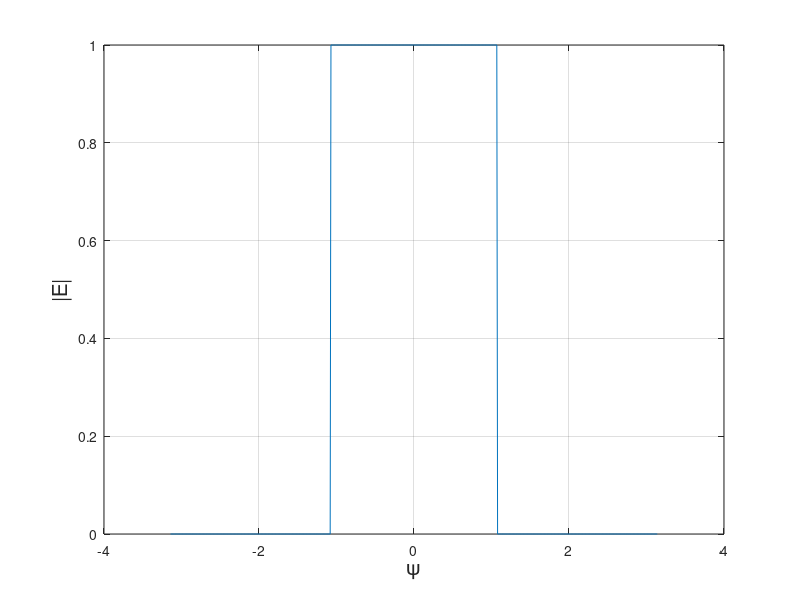

MATLAB code to generate this figure: (Note: this script raises an error after producing the figure.)
% Author: Luis Badesa

%%
clear all
close all
clc

%%
disp('Modify:')
disp('- a0: DC term of the Fourier series')
disp('- a(k): expression for sine coeffs')
disp('- b(k): expression for cosine coeffs')
disp('ALL OF THEM IN THE FIRST SECTION OF THE CODE, "Fourier coeffs"')
disp(' ')
disp('FIRST OF ALL:')
disp('Draw the desired frequency respone (first lines of code)')
disp(' ')

%% Desired response
x = -pi:0.01:pi;
y = (x>-1.0745).*(x<1.0745);
figure(1)
plot(x,y)
ylabel('|E|','fontsize',15)
xlabel('\psi','fontsize',15)
grid on
hold on

%% Array characteristics 
prompt = sprintf ('Type: broadside, end-fire array or none? \n(answer "broadside", "end_fire" or "none", as a string in MATLAB) \n');
array_type = input(prompt);
if  ~strcmp(array_type,'broadside') && ~strcmp(array_type,'end_fire') && ~strcmp(array_type,'none')
    error('Wrong type of array introduced.')
end

if  strcmp(array_type,'none')
    prompt = sprintf ('Insert the value of alpha. \n');
    alpha = input(prompt);
    if  ~isscalar(alpha) || (alpha>2*pi) || (alpha<-2*pi)
        error('Insert a value for alpha between -2\pi and 2\pi.')
    end
    
    prompt = sprintf ('What is the value of "d", separation between \neach antenna and the following one in the array? \n(insert a number in terms of lambda, \nEx: introducing 1/2 means d=lambda/2) \n');
    % If given kd, calculate d as d=kd/2*pi.
    d = input(prompt);
    if ~isscalar(d)
        error('Introduce a scalar for the value of "d"')
    end
    
    kd = 2*pi*d;
else
    prompt = sprintf ('What is the value of "d", separation between \neach antenna and the following one in the array? \n(insert a number in terms of lambda, \nEx: introducing 1/2 means d=lambda/2) \n');
    % If given kd or alpha, do this (see notes of lecture 18, page 4):
    % - If I am given the value of kd, calculate d as d=kd/2*pi.
    % - If I am given the value of alpha and it is different than 0, it means 
    %   that it is an end_fire array, then alpha=kd and d = alpha/2*pi.
    d = input(prompt);
    if ~isscalar(d)
        error('Introduce a scalar for the value of "d"')
    end
    
    kd = 2*pi*d;

    if  strcmp(array_type,'broadside')
        alpha = 0; % Because alpha = 0 for broadside (Lecture 18 notes, page 1)
    elseif strcmp(array_type,'end_fire')
        alpha = -kd; % Because alpha = -kd for end-fire (Lecture 18 notes, page 1)
    end
end

prompt = sprintf ('What is the number "n" of elements in the array? \n');
n = input(prompt);
if ~isscalar(n) || (n~=floor(n)) || n<=1 || (((n+1)/2)~=floor(((n+1)/2)))
    error('Introduce an odd integer scalar, bigger than 1, for the number of elements in the array (has to be odd because of the Fourier series procedure used)')
end
disp(' ')
disp('NOTE:')
disp('This it the total number of elements in the array, but some of them might not be energized.')

m = (n-1)/2; % m is the number of sine terms in the Fourier series (same as the number of cosine terms)

%% Fourier coeffs

a0=0.3420; % Insert the value for a0
for k=1:m
    a(k) = 1/(k*pi)*sin(k*1.0745); % Insert the expression for a_k
    b(k) = 0; % Insert the expression for b_k
end

%% Radiation pattern as a function of psi
psi = -pi:0.001:pi;
sum_coeff =0;
for k=1:m
    sum_coeff = sum_coeff + 2*(a(k)*cos(k*psi)-b(k)*sin(k*psi));
end

E = a0 + sum_coeff;

figure(1)
plot(psi,E)

% % Create the polynomial for the electric field E (see back of page 26 of my notes)
% for k=1:m
%     A(k) = a(m-k+1)-j*b(m-k+1);
% end
% for k=m+2:2*m+1
%     A(k) = a(k-m-1)+j*b(k-m-1);
% end
% A(m+1) = a0;
% 
% psi = -pi:0.001:pi;
% z = exp(j*psi);
% E = 0; % Initialize
% for k=1:m
%     E = E + A(k)*z.^(k-m-1);
% 
% end
% for k=m+2:2*m+1
%     E = E + A(k)*z.^(m-k+1);
% end
% E = E + A(m+1); % This is the z^0 term
% 
% E = abs(E);
%
% E = 1/pi*(-1/3*z.^(-3)+z.^(-1)+pi/2+z-1/3*z.^3);

%% Radiation pattern as a function of phi
clear E

phi = 0:0.001:2*pi;
%psi = (kd*cos(phi)+alpha)
sum_coeff =0;
for k=1:m
    sum_coeff = sum_coeff + 2*(a(k)*cos(k*(kd*cos(phi)+alpha))-b(k)*sin(k*(kd*cos(phi)+alpha)));
end

E = a0 + sum_coeff;
E = abs(E);

figure(2)
polar(phi,E)
